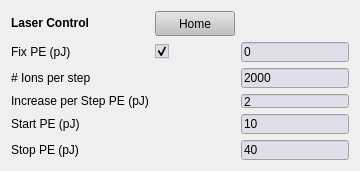
<?xml version="1.0" encoding="UTF-8"?>
<ui version="4.0">
    <class>Laser_Control</class>
    <widget class="QWidget" name="Laser_Control">
        <property name="geometry">
            <rect>
                <x>0</x>
                <y>0</y>
                <width>333</width>
                <height>171</height>
            </rect>
        </property>
        <property name="windowTitle">
            <string>Form</string>
        </property>
        <layout class="QGridLayout" name="gridLayout_2">
            <item row="0" column="0">
                <layout class="QGridLayout" name="gridLayout">
                    <item row="0" column="0">
                        <widget class="QLabel" name="label_29">
                            <property name="sizePolicy">
                                <sizepolicy hsizetype="Fixed" vsizetype="Fixed">
                                    <horstretch>0</horstretch>
                                    <verstretch>0</verstretch>
                                </sizepolicy>
                            </property>
                            <property name="font">
                                <font>
                                    <bold>true</bold>
                                </font>
                            </property>
                            <property name="text">
                                <string>Laser Control</string>
                            </property>
                        </widget>
                    </item>
                    <item row="0" column="1">
                        <widget class="QPushButton" name="home_motor">
                            <property name="sizePolicy">
                                <sizepolicy hsizetype="Fixed" vsizetype="Fixed">
                                    <horstretch>0</horstretch>
                                    <verstretch>0</verstretch>
                                </sizepolicy>
                            </property>
                            <property name="minimumSize">
                                <size>
                                    <width>0</width>
                                    <height>25</height>
                                </size>
                            </property>
                            <property name="styleSheet">
                                <string notr="true">QPushButton{
                                    background: rgb(193, 193, 193)
                                    }
                                </string>
                            </property>
                            <property name="text">
                                <string>Home</string>
                            </property>
                        </widget>
                    </item>
                    <item row="1" column="0">
                        <widget class="QLabel" name="label_31">
                            <property name="sizePolicy">
                                <sizepolicy hsizetype="Fixed" vsizetype="Fixed">
                                    <horstretch>0</horstretch>
                                    <verstretch>0</verstretch>
                                </sizepolicy>
                            </property>
                            <property name="text">
                                <string>Fix PE (pJ)</string>
                            </property>
                        </widget>
                    </item>
                    <item row="1" column="1">
                        <widget class="QCheckBox" name="criteria_laser">
                            <property name="sizePolicy">
                                <sizepolicy hsizetype="Fixed" vsizetype="Fixed">
                                    <horstretch>0</horstretch>
                                    <verstretch>0</verstretch>
                                </sizepolicy>
                            </property>
                            <property name="font">
                                <font>
                                    <italic>false</italic>
                                </font>
                            </property>
                            <property name="mouseTracking">
                                <bool>true</bool>
                            </property>
                            <property name="styleSheet">
                                <string notr="true">QCheckBox{
                                    background: rgb(223,223,233)
                                    }
                                </string>
                            </property>
                            <property name="text">
                                <string/>
                            </property>
                            <property name="checked">
                                <bool>true</bool>
                            </property>
                        </widget>
                    </item>
                    <item row="1" column="2">
                        <widget class="QLineEdit" name="fixed_laser">
                            <property name="sizePolicy">
                                <sizepolicy hsizetype="Fixed" vsizetype="Fixed">
                                    <horstretch>0</horstretch>
                                    <verstretch>0</verstretch>
                                </sizepolicy>
                            </property>
                            <property name="minimumSize">
                                <size>
                                    <width>0</width>
                                    <height>20</height>
                                </size>
                            </property>
                            <property name="styleSheet">
                                <string notr="true">QLineEdit{
                                    background: rgb(223,223,233)
                                    }
                                </string>
                            </property>
                            <property name="text">
                                <string>0</string>
                            </property>
                        </widget>
                    </item>
                    <item row="2" column="0">
                        <widget class="QLabel" name="label_18">
                            <property name="sizePolicy">
                                <sizepolicy hsizetype="Fixed" vsizetype="Fixed">
                                    <horstretch>0</horstretch>
                                    <verstretch>0</verstretch>
                                </sizepolicy>
                            </property>
                            <property name="text">
                                <string># Ions per step</string>
                            </property>
                        </widget>
                    </item>
                    <item row="2" column="2">
                        <widget class="QLineEdit" name="laser_num_ions_per_step">
                            <property name="sizePolicy">
                                <sizepolicy hsizetype="Fixed" vsizetype="Fixed">
                                    <horstretch>0</horstretch>
                                    <verstretch>0</verstretch>
                                </sizepolicy>
                            </property>
                            <property name="minimumSize">
                                <size>
                                    <width>0</width>
                                    <height>20</height>
                                </size>
                            </property>
                            <property name="styleSheet">
                                <string notr="true">QLineEdit{
                                    background: rgb(223,223,233)
                                    }
                                </string>
                            </property>
                            <property name="text">
                                <string>2000</string>
                            </property>
                        </widget>
                    </item>
                    <item row="3" column="0">
                        <widget class="QLabel" name="label_30">
                            <property name="sizePolicy">
                                <sizepolicy hsizetype="Fixed" vsizetype="Fixed">
                                    <horstretch>0</horstretch>
                                    <verstretch>0</verstretch>
                                </sizepolicy>
                            </property>
                            <property name="text">
                                <string>Increase per Step PE (pJ)</string>
                            </property>
                        </widget>
                    </item>
                    <item row="3" column="2">
                        <widget class="QLineEdit" name="laser_increase_per_step">
                            <property name="sizePolicy">
                                <sizepolicy hsizetype="Fixed" vsizetype="Fixed">
                                    <horstretch>0</horstretch>
                                    <verstretch>0</verstretch>
                                </sizepolicy>
                            </property>
                            <property name="minimumSize">
                                <size>
                                    <width>0</width>
                                    <height>10</height>
                                </size>
                            </property>
                            <property name="styleSheet">
                                <string notr="true">QLineEdit{
                                    background: rgb(223,223,233)
                                    }
                                </string>
                            </property>
                            <property name="text">
                                <string>2</string>
                            </property>
                        </widget>
                    </item>
                    <item row="4" column="0">
                        <widget class="QLabel" name="label_16">
                            <property name="sizePolicy">
                                <sizepolicy hsizetype="Fixed" vsizetype="Fixed">
                                    <horstretch>0</horstretch>
                                    <verstretch>0</verstretch>
                                </sizepolicy>
                            </property>
                            <property name="text">
                                <string>Start PE (pJ)</string>
                            </property>
                        </widget>
                    </item>
                    <item row="4" column="2">
                        <widget class="QLineEdit" name="laser_start">
                            <property name="sizePolicy">
                                <sizepolicy hsizetype="Fixed" vsizetype="Fixed">
                                    <horstretch>0</horstretch>
                                    <verstretch>0</verstretch>
                                </sizepolicy>
                            </property>
                            <property name="minimumSize">
                                <size>
                                    <width>0</width>
                                    <height>20</height>
                                </size>
                            </property>
                            <property name="styleSheet">
                                <string notr="true">QLineEdit{
                                    background: rgb(223,223,233)
                                    }
                                </string>
                            </property>
                            <property name="text">
                                <string>10</string>
                            </property>
                        </widget>
                    </item>
                    <item row="5" column="0">
                        <widget class="QLabel" name="label_27">
                            <property name="sizePolicy">
                                <sizepolicy hsizetype="Fixed" vsizetype="Fixed">
                                    <horstretch>0</horstretch>
                                    <verstretch>0</verstretch>
                                </sizepolicy>
                            </property>
                            <property name="text">
                                <string>Stop PE (pJ)</string>
                            </property>
                        </widget>
                    </item>
                    <item row="5" column="2">
                        <widget class="QLineEdit" name="laser_stop">
                            <property name="sizePolicy">
                                <sizepolicy hsizetype="Fixed" vsizetype="Fixed">
                                    <horstretch>0</horstretch>
                                    <verstretch>0</verstretch>
                                </sizepolicy>
                            </property>
                            <property name="minimumSize">
                                <size>
                                    <width>0</width>
                                    <height>20</height>
                                </size>
                            </property>
                            <property name="styleSheet">
                                <string notr="true">QLineEdit{
                                    background: rgb(223,223,233)
                                    }
                                </string>
                            </property>
                            <property name="text">
                                <string>40</string>
                            </property>
                        </widget>
                    </item>
                </layout>
            </item>
        </layout>
    </widget>
    <resources/>
    <connections/>
</ui>
